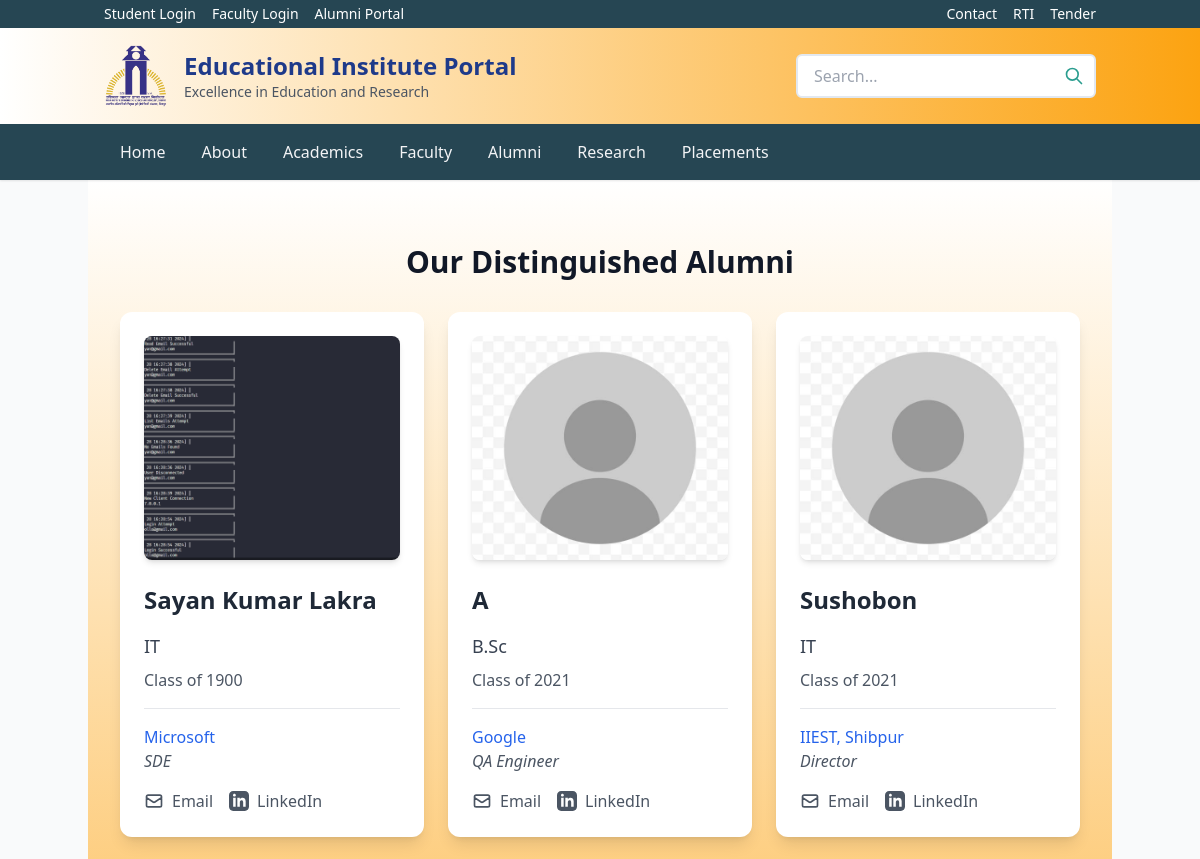
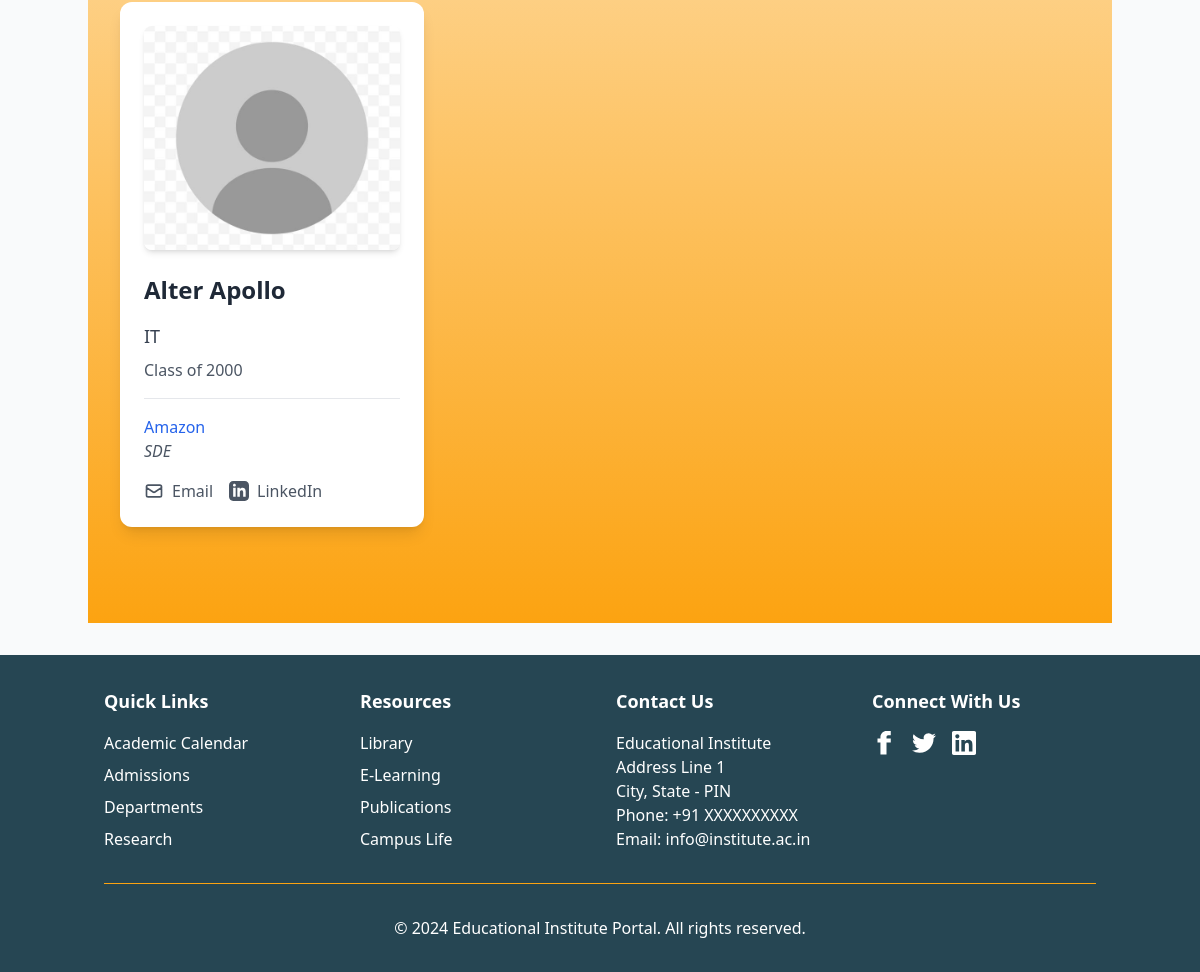
The page /alumni/search/ on the database its author committed (2 pictures, top to bottom).
### institute/models.py (models this page shows, shortened)
class Alumni(models.Model):
    name = models.CharField(max_length=100)
    email = models.EmailField(unique=True)
    graduation_year = models.IntegerField()
    degree = models.CharField(max_length=100)
    current_company = models.CharField(max_length=100, blank=True)
    position = models.CharField(max_length=100, blank=True)
    linkedin_profile = models.URLField(blank=True)
    image = models.ImageField(upload_to='alumni_images/', null=True, blank=True)
    class Meta:
        verbose_name_plural = "Alumni"

### institute/views.py (the view)
# urls.py: path('alumni/search/', views.alumni_search, name='alumni_search'),
def alumni_search(request):
    query = request.GET.get('q', '')
    alumni = search_alumni(query) if query else Alumni.objects.all()
    return render(request, 'alumni/alumni_grid.html', {'alumni': alumni})

### templates/alumni/alumni_grid.html (shortened to what this page needs)
{% extends 'base.html' %}
{% load static %}
{% block content %}
<div class="container flex-center  mx-auto px-4 py-8">
    <h1 class="text-3xl font-bold text-gray-900 mb-8 text-center">Our Distinguished Alumni</h1>
    <div class="grid grid-cols-1 md:grid-cols-2 lg:grid-cols-3 gap-6">
        {% for alumnus in alumni %}
        <div class="bg-white rounded-xl shadow-lg overflow-hidden transform transition duration-300 hover:scale-105"
             hx-get="{% url 'alumni_detail' alumnus.pk %}"
             hx-trigger="click"
             hx-target="#alumni-detail"
             hx-swap="innerHTML">
            <div class="p-6">
                {% if alumnus.image %}
                <div class="relative h-56 mb-6">
                    <img src="{{ alumnus.image.url }}"
                         alt="{{ alumnus.name }}"
                         class="w-full h-full object-cover rounded-lg shadow-md">
                </div>
                {% else %}
                <div class="relative h-56 mb-6">
                    <img src="{% static '/images/empty.jpg' %}"
                         alt="{{ alumnus.name }}"
                         class="w-full h-full object-cover rounded-lg shadow-md">
                </div>
                {% endif %}
                <div class="space-y-4">
                    <h2 class="text-2xl font-semibold text-gray-800 hover:text-blue-600 transition">
                        {{ alumnus.name }}
                    </h2>
                    <div class="space-y-2">
                        <p class="text-lg text-gray-700">{{ alumnus.degree }}</p>
                        <p class="text-gray-600">Class of {{ alumnus.graduation_year }}</p>
                    </div>
                    <div class="pt-4 border-t border-gray-200">
                        {% if alumnus.current_company %}
                        <div class="mb-3">
                            <p class="text-blue-600 font-medium">{{ alumnus.current_company }}</p>
                            <p class="text-gray-600 italic">{{ alumnus.position }}</p>
                        </div>
                        {% endif %}
                        <div class="flex items-center space-x-4 mt-4">
                            <a href="mailto:{{ alumnus.email }}"
                               class="text-gray-600 hover:text-blue-600 transition flex items-center">
                                <svg class="w-5 h-5 mr-2" fill="none" stroke="currentColor" viewBox="0 0 24 24">
                                    <path stroke-linecap="round" stroke-linejoin="round" stroke-width="2"
                                          d="M3 8l7.89 5.26a2 2 0 002.22 0L21 8M5 19h14a2 2 0 002-2V7a2 2 0 00-2-2H5a2 2 0 00-2 2v10a2 2 0 002 2z"/>
                                </svg>
                                Email
                            </a>
                            <a href="{{ alumnus.linkedin_profile }}"
                               class="text-gray-600 hover:text-blue-600 transition flex items-center"
                               target="_blank"
                               rel="noopener noreferrer">
                                LinkedIn
                            </a>
                        </div>
                    </div>
                </div>
            </div>
        </div>
        {% endfor %}
    </div>
</div>
{% endblock %}

### static/css/custom.css (style rules this page uses)
:root { --primary-dark: #264653; --primary: #2a9d8f; --primary-light: #2a9d8f; --accent: #fca311; --text-dark: #1f2937; --text-light: #f3f4f6; --background: #669bbc; }

### rows shown on the page
Alumni: image (picture), name "Sayan Kumar Lakra", degree "IT", graduation_year "1900", current_company "Microsoft", position "SDE"
Alumni: name "A", degree "B.Sc", graduation_year "2021", current_company "Google", position "QA Engineer"
Alumni: name "Sushobon", degree "IT", graduation_year "2021", current_company "IIEST, Shibpur", position "Director"
Alumni: name "Alter Apollo", degree "IT", graduation_year "2000", current_company "Amazon", position "SDE"
